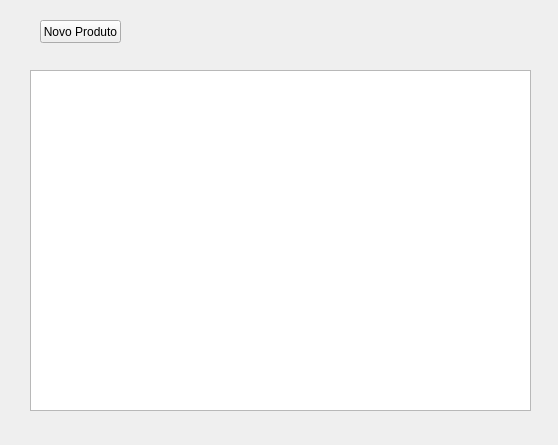
<?xml version="1.0" encoding="UTF-8"?>
<ui version="4.0">
 <class>CrudProdutoWindow</class>
 <widget class="QMainWindow" name="CrudProdutoWindow">
  <property name="geometry">
   <rect>
    <x>0</x>
    <y>0</y>
    <width>558</width>
    <height>445</height>
   </rect>
  </property>
  <property name="windowTitle">
   <string>MainWindow</string>
  </property>
  <widget class="QWidget" name="centralwidget">
   <widget class="QPushButton" name="pushButtonNovoProduto">
    <property name="geometry">
     <rect>
      <x>40</x>
      <y>20</y>
      <width>81</width>
      <height>23</height>
     </rect>
    </property>
    <property name="text">
     <string>Novo Produto</string>
    </property>
   </widget>
   <widget class="QTableWidget" name="tabelaProdutos">
    <property name="geometry">
     <rect>
      <x>30</x>
      <y>70</y>
      <width>501</width>
      <height>341</height>
     </rect>
    </property>
    <attribute name="verticalHeaderVisible">
     <bool>false</bool>
    </attribute>
   </widget>
  </widget>
 </widget>
 <resources/>
 <connections/>
</ui>
